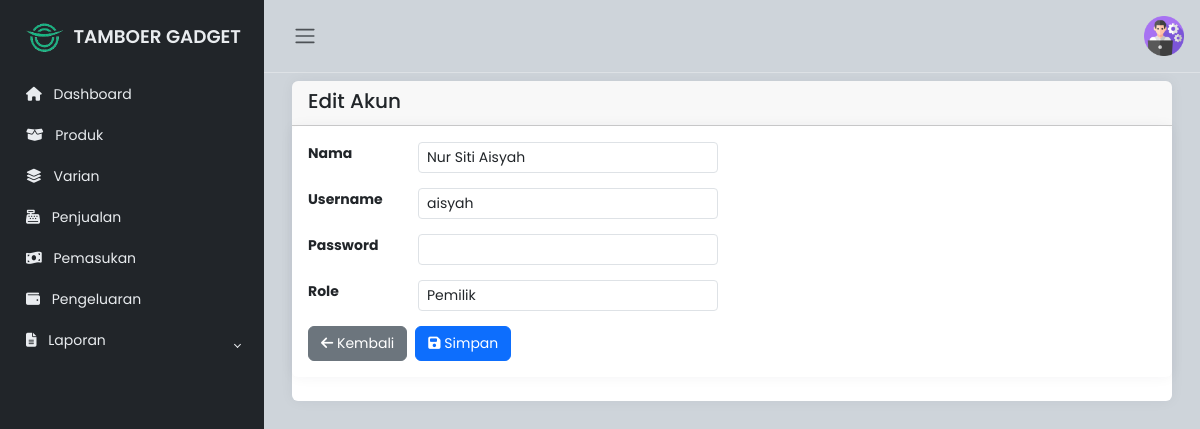
The app's page /admin/edit_akun.php?id=17 with its own data.
### tables this page shows
CREATE TABLE `users` (
  `id_user` int(11) NOT NULL,
  `nama` varchar(255) NOT NULL,
  `username` varchar(100) NOT NULL,
  `email` varchar(100) NOT NULL,
  `password` varchar(255) NOT NULL,
  `role` enum('pemilik','pegawai') NOT NULL,
  `created_at` datetime DEFAULT current_timestamp(),
  `updated_at` datetime DEFAULT current_timestamp() ON UPDATE current_timestamp(),
  `reset_code` varchar(10) DEFAULT NULL
);

### admin/edit_akun.php (the view, shortened to what this page needs)
<!DOCTYPE html>
<html lang="en" data-bs-theme="light">
<head>
    <link rel="stylesheet" href="https://cdn.jsdelivr.net/npm/bootstrap@5.3.0-alpha2/dist/css/bootstrap.min.css">
    <link rel="stylesheet" href="https://cdnjs.cloudflare.com/ajax/libs/font-awesome/6.1.1/css/all.min.css">
    <link rel="stylesheet" href="../css/style.css">
</head>
<body>
    <div class="wrapper">
        <?php include 'sidebar.php'; ?>
        <div class="main">
            <?php include 'navbar.php'; ?>
            <main class="content px-3 py-2">
                <div class="container-fluid">
                    <div class="card border-0">
                        <div class="card-header d-flex justify-content-between align-items-center">
                            <h5 class="card-title mb-1">Edit Akun</h5>
                        </div>
                        <div class="card border-0">
                            <div class="card-body">
                                <?php
                                include 'koneksi.php';
                                $id_user = $_GET['id'];
                                $query = "SELECT * FROM users WHERE id_user = '$id_user'";
                                $result = mysqli_query($conn, $query);
                                $user = mysqli_fetch_assoc($result);
                                ?>
                                <form action="proses_edit_akun.php" method="POST">
                                    <div class="form-group">
                                        <label for="nama" class="form-label">Nama</label>
                                        <input type="text" class="form-control form-control-sm" id="nama" name="nama"
                                            value="<?php echo $user['nama']; ?>" required>
                                    </div>
                                    <div class="form-group">
                                        <label for="username" class="form-label">Username</label>
                                        <input type="text" class="form-control form-control-sm" id="username"
                                            name="username" value="<?php echo $user['username']; ?>" required>
                                    </div>
                                    <div class="form-group">
                                        <label for="password" class="form-label">Password</label>
                                        <input type="password" class="form-control form-control-sm" id="password"
                                            name="password">
                                    </div>
                                    <div class="form-group">
                                        <label for="role" class="form-label">Role</label>
                                        <select class="form-control form-control-sm" id="role" name="role" required>
                                            <option value="pemilik" <?php echo ($user['role'] == 'pemilik') ? 'selected' : ''; ?>>Pemilik</option>
                                        </select>
                                    </div>
                                    <div class="d-flex justify-content-start">
                                        <button type="button" class="btn btn-secondary me-2"
                                            onclick="window.history.back()" style="font-size: 14px;">
                                            <i class="fas fa-arrow-left"></i> Kembali
                                        </button>
                                        <button type="submit" class="btn btn-primary" style="font-size: 14px;">
                                            <i class="fas fa-save"></i> Simpan
                                        </button>
                                    </div>
                                </form>
                            </div>
                        </div>
                    </div>
            </main>
        </div>
    </div>
</body>
</html>

### css/style.css (style rules this page uses)
body { font-family: "Poppins", sans-serif; font-size: 0.875rem; opacity: 1; overflow-y: scroll; margin: 0; }
.wrapper { align-items: stretch; display: flex; width: 100%; }
.main { display: flex; flex-direction: column; min-height: 100vh; min-width: 0; overflow: hidden; transition: all 0.35s ease-in-out; width: 100%; background: var(--bs-dark-bg-subtle); }
.content { flex: 1; max-width: 100vw; width: 100vw; }
@media (min-width: 768px) { .content { max-width: auto; width: auto; } }
.card { box-shadow: 0 0 0.875rem 0 rgba(34, 46, 60, 0.05); margin-bottom: 24px; }

### admin/edit_akun.php (style rules this page uses)
.form-group { display: flex; align-items: center; margin-bottom: 15px; }
.form-label { min-width: 110px; font-weight: bold; }
.form-control-sm { max-width: 300px; }

### records on screen
users: nama "Nur Siti Aisyah", username "aisyah", role "Pemilik"
